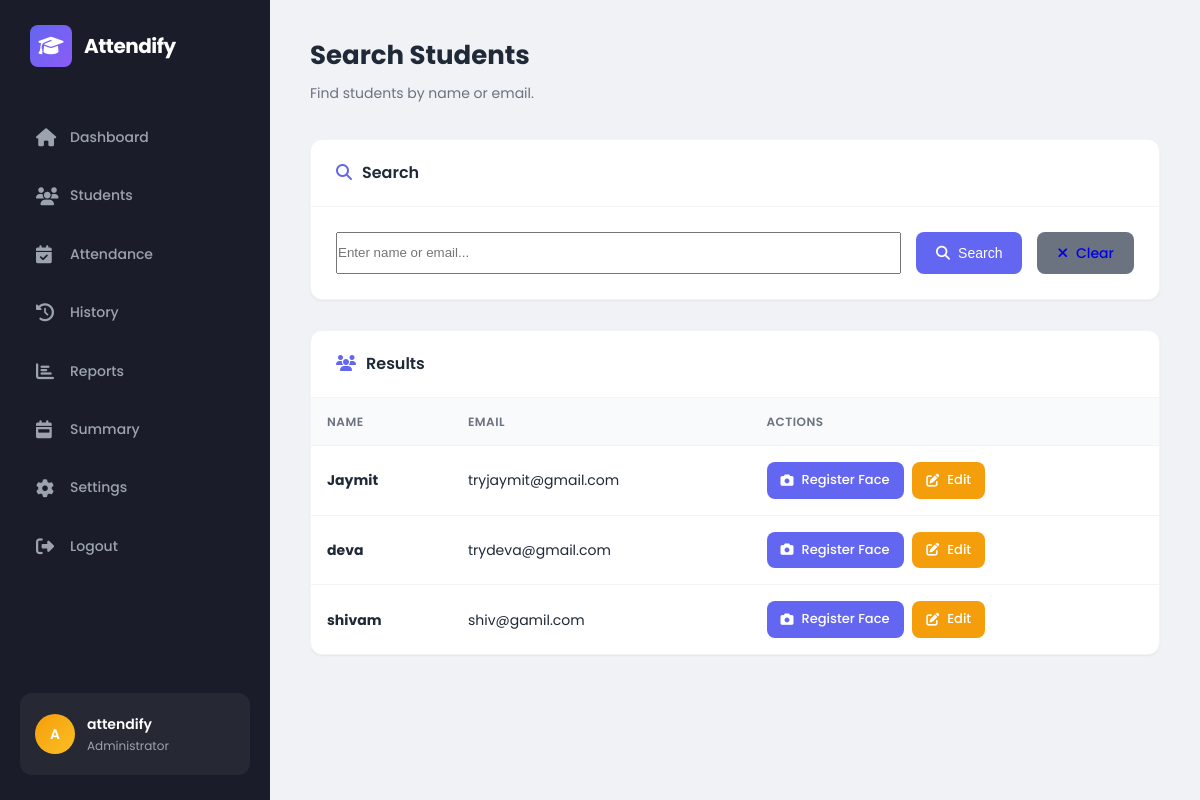
The page /search (signed in) on the database its author committed.
### tables this page shows
CREATE TABLE students (
    id INTEGER PRIMARY KEY AUTOINCREMENT,
    name TEXT,
    email TEXT,
    face_encoding BLOB
);

### app.py (the view)
@app.route("/search")
def search():
    if "user_id" not in session:
        return redirect("/")
    query = request.args.get("q", "").strip()
    conn = sqlite3.connect("attendance.db", timeout=10)
    cursor = conn.cursor()
    if query:
        cursor.execute(
            "SELECT id, name, email FROM students WHERE name LIKE ? OR email LIKE ? ORDER BY name",
            (f"%{query}%", f"%{query}%")
        )
    else:
        cursor.execute("SELECT id, name, email FROM students ORDER BY name")
    students = cursor.fetchall()
    conn.close()
    return render_template("search.html", students=students, query=query)

### templates/search.html (shortened to what this page needs)
<!DOCTYPE html>
<html lang="en">
<head>
    <link rel="stylesheet" href="{{ url_for('static', filename='css/style.css') }}">
    <link rel="stylesheet" href="https://cdnjs.cloudflare.com/ajax/libs/font-awesome/6.4.0/css/all.min.css">
</head>
<body>
<div class="app">
    <div class="sidebar">
        <div class="logo-area">
            <div class="icon"><i class="fas fa-graduation-cap"></i></div>
            <h1>Attendify</h1>
        </div>
        <nav>
            <a href="/dashboard">
                <i class="fas fa-home icon"></i>
                <span>Dashboard</span>
            </a>
            <a href="/students">
                <i class="fas fa-users icon"></i>
                <span>Students</span>
            </a>
            <a href="/attendance">
                <i class="fas fa-calendar-check icon"></i>
                <span>Attendance</span>
            </a>
            <a href="/history">
                <i class="fas fa-history icon"></i>
                <span>History</span>
            </a>
            <a href="/reports">
                <i class="fas fa-chart-bar icon"></i>
                <span>Reports</span>
            </a>
            <a href="/summary">
                <i class="fas fa-calendar-week icon"></i>
                <span>Summary</span>
            </a>
            <a href="/settings">
                <i class="fas fa-cog icon"></i>
                <span>Settings</span>
            </a>
            <a href="/logout">
                <i class="fas fa-sign-out-alt icon"></i>
                <span>Logout</span>
            </a>
        </nav>
        <div class="user-info">
            <div class="avatar">{{ session.get('user_name', 'U')[0].upper() }}</div>
            <div class="details">
                <div class="name">{{ session.get('user_name', 'User') }}</div>
                <div class="role">Administrator</div>
            </div>
        </div>
    </div>
    <div class="main">
        <div class="page-header">
            <h2>Search Students</h2>
            <p>Find students by name or email.</p>
        </div>
        <div class="content-card" style="margin-bottom: 30px;">
            <div class="card-header">
                <h3><i class="fas fa-search" style="color: var(--primary); margin-right: 10px;"></i>Search</h3>
            </div>
            <div class="card-body">
                <form method="GET">
                    <div style="display: flex; gap: 15px;">
                        <input
                            type="text"
                            name="q"
                            value="{{ query }}"
                            placeholder="Enter name or email..."
                            style="flex: 1;"
                        >
                        <button type="submit" class="btn btn-primary">
                            <i class="fas fa-search"></i> Search
                        </button>
                        <a href="/search" class="btn" style="background: var(--muted);">
                            <i class="fas fa-times"></i> Clear
                        </a>
                    </div>
                </form>
            </div>
        </div>
        <div class="content-card">
            <div class="card-header">
                <h3><i class="fas fa-users" style="color: var(--primary); margin-right: 10px;"></i>Results</h3>
            </div>
            {% if students %}
            <div class="table-container">
                <table>
                    <thead>
                        <tr>
                            <th>Name</th>
                            <th>Email</th>
                            <th>Actions</th>
                        </tr>
                    </thead>
                    <tbody>
                        {% for s in students %}
                        <tr>
                            <td><strong>{{ s[1] }}</strong></td>
                            <td>{{ s[2] }}</td>
                            <td>
                                <a href="/register-face/{{ s[0] }}" class="btn btn-sm btn-primary">
                                    <i class="fas fa-camera"></i> Register Face
                                </a>
                                <a href="/edit-student/{{ s[0] }}" class="btn btn-sm" style="background: var(--warning); color: white; margin-left: 5px;">
                                    <i class="fas fa-edit"></i> Edit
                                </a>
                            </td>
                        </tr>
                        {% endfor %}
                    </tbody>
                </table>
            </div>
            {% elif query %}
            <div class="empty-state">
                <div class="icon"><i class="fas fa-search"></i></div>
                <h3>No Results</h3>
                <p>No students found matching "{{ query }}"</p>
            </div>
            {% else %}
            <div class="empty-state">
                <div class="icon"><i class="fas fa-search"></i></div>
                <h3>Search Students</h3>
                <p>Enter a name or email to search.</p>
            </div>
            {% endif %}
        </div>
    </div>
</div>
</body>
</html>

### static/css/style.css (style rules this page uses)
:root { --bg-main: #f0f2f5; --bg-sidebar: #1a1d29; --card-bg: #ffffff; --primary: #6366f1; --primary-hover: #4f46e5; --primary-light: #e0e7ff; --dark: #1f2937; --dark-secondary: #374151; --muted: #6b7280; --border: #e5e7eb; --border-light: #f3f4f6; --success: #10b981; --success-light: #d1fae5; --danger: #ef4444; --danger-light: #fee2e2; --warning: #f59e0b; --warning-light: #fef3c7; --shadow-sm: 0 1px 2px rgba(0,0,0,0.05); --shadow-md: 0 4px 6px rgba(0,0,0,0.07); --shadow-lg: 0 10px 25px rgba(0,0,0,0.1); --radius-sm: 8px; --radius-md: 12px; --radius-lg: 16px; }
* { margin: 0; padding: 0; box-sizing: border-box; }
body { font-family: 'Poppins', sans-serif; background: var(--bg-main); color: var(--dark); line-height: 1.6; }
.app { display: flex; min-height: 100vh; }
.sidebar { width: 270px; background: var(--bg-sidebar); color: white; padding: 25px 20px; display: flex; flex-direction: column; position: fixed; height: 100vh; }
.sidebar .logo-area { display: flex; align-items: center; gap: 12px; margin-bottom: 45px; padding: 0 10px; }
.sidebar .logo-area .icon { width: 42px; height: 42px; background: linear-gradient(135deg, var(--primary), #8b5cf6); border-radius: var(--radius-sm); display: flex; align-items: center; justify-content: center; font-size: 20px; }
.sidebar .logo-area h1 { font-size: 20px; font-weight: 700; letter-spacing: -0.5px; }
.sidebar nav { flex: 1; }
.sidebar nav a { display: flex; align-items: center; gap: 12px; color: #9ca3af; text-decoration: none; padding: 14px 16px; border-radius: var(--radius-sm); margin-bottom: 8px; font-size: 14px; font-weight: 500; transition: all 0.2s ease; }
.sidebar nav a .icon { font-size: 18px; width: 22px; }
.sidebar .user-info { padding: 20px 15px; background: rgba(255,255,255,0.05); border-radius: var(--radius-md); display: flex; align-items: center; gap: 12px; }
.sidebar .user-info .avatar { width: 40px; height: 40px; background: linear-gradient(135deg, #f59e0b, #fbbf24); border-radius: 50%; display: flex; align-items: center; justify-content: center; font-weight: 600; font-size: 14px; }
.sidebar .user-info .details .name { font-size: 14px; font-weight: 600; color: white; }
.sidebar .user-info .details .role { font-size: 12px; color: #9ca3af; }
.main { flex: 1; margin-left: 270px; padding: 35px 40px; background: var(--bg-main); min-height: 100vh; }
.page-header { margin-bottom: 35px; }
.page-header h2 { font-size: 26px; font-weight: 700; color: var(--dark); margin-bottom: 5px; }
.page-header p { color: var(--muted); font-size: 14px; }
.content-card { background: var(--card-bg); border-radius: var(--radius-md); box-shadow: var(--shadow-sm); border: 1px solid var(--border-light); overflow: hidden; }
.card-header { padding: 20px 25px; border-bottom: 1px solid var(--border-light); display: flex; justify-content: space-between; align-items: center; }
.card-header h3 { font-size: 16px; font-weight: 600; color: var(--dark); }
.card-body { padding: 25px; }
.btn { display: inline-flex; align-items: center; gap: 8px; padding: 10px 20px; border-radius: var(--radius-sm); font-size: 14px; font-weight: 500; cursor: pointer; transition: all 0.2s ease; text-decoration: none; border: none; }
.btn-primary { background: var(--primary); color: white; }
.btn-sm { padding: 8px 14px; font-size: 13px; }
.table-container { overflow-x: auto; }
table { width: 100%; border-collapse: collapse; }
thead { background: #f9fafb; }
th { text-align: left; padding: 14px 16px; font-size: 12px; font-weight: 600; color: var(--muted); text-transform: uppercase; letter-spacing: 0.5px; }
td { padding: 16px; border-top: 1px solid var(--border-light); font-size: 14px; }
tbody tr { transition: background 0.2s ease; }

### rows shown on the page
students: name "Jaymit", email "tryjaymit@gmail.com"
students: name "deva", email "trydeva@gmail.com"
students: name "shivam", email "shiv@gamil.com"

### other values the page prints
{{ session.get('user_name', 'U')[0].upper() }} "A"
{{ session.get('user_name', 'User') }} "attendify"
